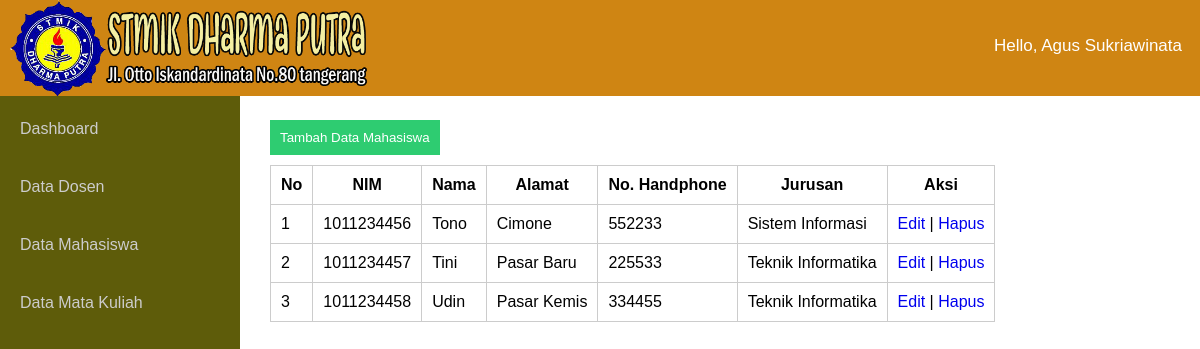
Page /mahasiswa/tampil_mahasiswa.php on the committed database.
### tables this page shows
CREATE TABLE `mahasiswa` (
  `id_mhs` int(5) NOT NULL AUTO_INCREMENT,
  `nim` varchar(10) NOT NULL,
  `nm_mhs` varchar(30) NOT NULL,
  `alamat` varchar(40) NOT NULL,
  `no_tlp` varchar(12) NOT NULL,
  `jurusan` varchar(20) NOT NULL,
  PRIMARY KEY (`id_mhs`)
);

### mahasiswa/tampil_mahasiswa.php (the view, shortened to what this page needs)
<html>
<head>
<link rel="stylesheet" type="text/css" href="../asset/style.css">
</head>
<body>
	<nav>
		<ul class="kiri">
			<img src="../asset/dp_logo.png" />
		</ul>
		<ul class="kanan">
			<li><a href="">Hello, Agus Sukriawinata</a></li>
		</ul>
	</nav>
		<div class="sidebar">
			<ul>
				<li><a href="../home.php">Dashboard</a></li>
				<li><a href="../dosen/tampil_dosen.php">Data Dosen</a></li>
				<li><a href="../mahasiswa/tampil_mahasiswa.php">Data Mahasiswa</a></li>
				<li><a href="../matkul/tampil_matkul.php">Data Mata Kuliah</a></li>
			</ul>
		</div>
	<div class="main">
		<div class="isimain">
			<table>
				<a href="input_mahasiswa.php"><input type="submit" value="Tambah Data Mahasiswa"></a>
				<tr>
					<th>No</th>
					<th>NIM</th>
					<th>Nama</th>
					<th>Alamat</th>
					<th>No. Handphone</th>
					<th>Jurusan</th>
					<th>Aksi</th>
				</tr>
				<?php
					$data="SELECT * FROM mahasiswa ORDER BY id_mhs";
					$qrydata = mysql_query($data);
					$no=0;
					while ($datatampil = mysql_fetch_array($qrydata)) {
						$no++
				?>
					<tr>
						<td><?php echo $no; ?></td>
						<td><?php echo $datatampil['nim']; ?></td>
						<td><?php echo $datatampil['nm_mhs']; ?></td>
						<td><?php echo $datatampil['alamat']; ?></td>
						<td><?php echo $datatampil['no_tlp']; ?></td>
						<td><?php echo $datatampil['jurusan']; ?></td>
						<td><a href='edit_mahasiswa.php?id=<?php echo $datatampil['id_mhs'];?>'>Edit</a><span> | </span><a href='hapus_mahasiswa.php?id=<?php echo $datatampil['id_mhs'];?>'>Hapus</a></td>
					 </tr>
				<?php } ?>
			</table>
		</div>
	</div>
</body>
</html>

### asset/style.css (style rules this page uses)
* { margin:0;padding:0;font-family:arial }
nav { width: 100%; background: #cf8513; position: fixed; z-index: 999; }
nav img { margin-left:10px; width:90%; }
.kiri { float:left; width: 400px; }
.kanan { float:right; margin-top:18px; }
nav .kanan li { list-style:none;display:inline }
nav ul li a { font-size:17px; }
nav .kanan li a { display:inline-block;padding:18px;color:#fff; }
a { text-decoration:none }
.sidebar { width:20%;background:#5e5c0a;position:fixed;height:100%;padding-top:100px;overflow:hidden;float:left }
.sidebar ul li { list-style:none; }
.sidebar ul li a { padding:20px;width:100%;color:#ccc;display:block;transition:0.4s }
.main { float:right;width:80%; }
.isimain { padding:110px 30px 30px 30px; }
input[type=submit] { margin:10px 0 10px 0;outline:0;background:#2ecc71;color:#fff;border:0;padding:10px;cursor:pointer }

### mahasiswa/tampil_mahasiswa.php (style rules this page uses)
td,th { border:1px solid #ccc;padding:10px; }
table { border-collapse:collapse; }

### rows in the picture
mahasiswa: nim "1011234456", nm_mhs "Tono", alamat "Cimone", no_tlp "552233", jurusan "Sistem Informasi"
mahasiswa: nim "1011234457", nm_mhs "Tini", alamat "Pasar Baru", no_tlp "225533", jurusan "Teknik Informatika"
mahasiswa: nim "1011234458", nm_mhs "Udin", alamat "Pasar Kemis", no_tlp "334455", jurusan "Teknik Informatika"
